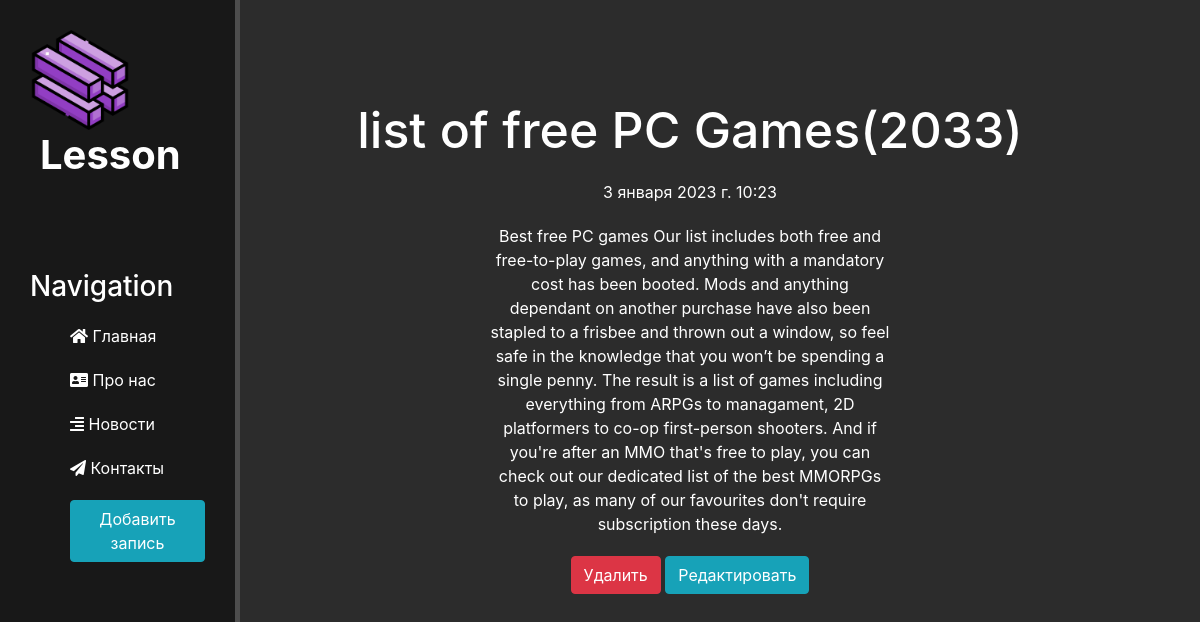
The page /news/2 on the database its author committed.
### news/models.py (models this page shows, shortened)
class Articles(models.Model):
    title = models.CharField('Название', max_length=50)
    anons = models.CharField('Анонс', max_length=250)
    full_text = models.TextField('Статья')
    date = models.DateTimeField('Дата публикации')
    class Meta:
        verbose_name = 'Новость'
        verbose_name_plural = 'Новости'

### news/views.py (the view)
# urls.py: path('<int:pk>', views.NewsDatailView.as_view(), name='news-detail'),
class NewsDatailView(DetailView):
    model = Articles
    template_name = 'news/detail_view.html'
    context_object_name = 'article'

### news/templates/news/detail_view.html (shortened to what this page needs)
{% extends 'main/layaout.html' %}
{% block content %}
    <div class="features">
        <h1> {{ article.title }} </h1>
        <p>{{ article.date }}</p>
        <p>{{ article.full_text }}</p>
        <a href="{% url 'news-delete' article.id %}" class="btn btn-danger">Удалить</a>
        <a href="{% url 'news-update' article.id %}" class="btn btn-info">Редактировать</a>
    </div>
{% endblock %}

### main/static/main/css/main.css (style rules this page uses)
body { background: #2c2c2c; }
main .features { float: left; color: #fff; margin-top: 100px; text-align: center; width: 75%; }
main .features h1 { font-size: 50px; }
main .features p { max-width: 400px; margin: 20px auto }

### rows shown on the page
Articles: title "list of free PC Games(2033)", date "3 января 2023 г. 10:23", full_text "Best free PC games Our list includes both free and free-to-play games, and anything with a mandatory cost has been booted. Mods and anything dependant on another purchase have also been stapled to a frisbee and thrown out a window, so feel safe in the knowledge that you won’t be spending a single penny. The result is a list of games including everything from ARPGs to managament, 2D platformers to co-op first-person shooters. And if you're after an MMO that's free to play, you can check out our dedicated list of the best MMORPGs to play, as many of our favourites don't require subscription these days."
